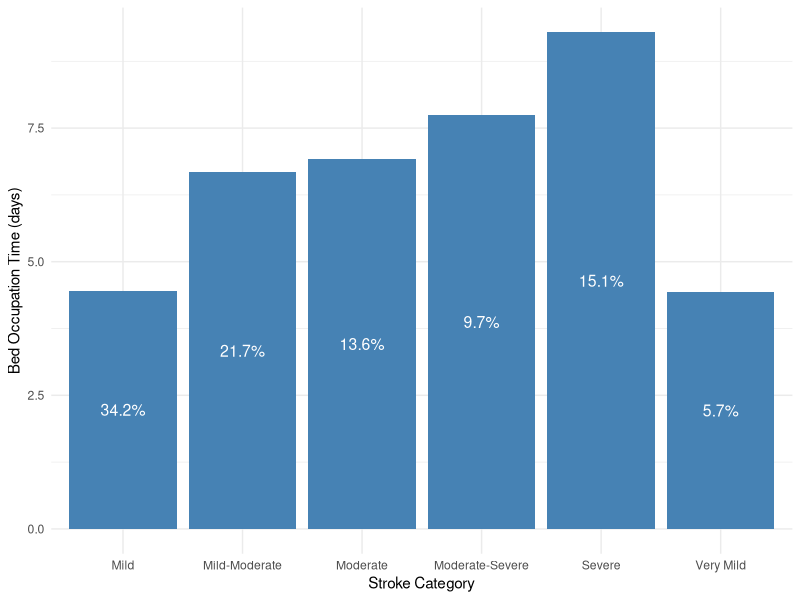
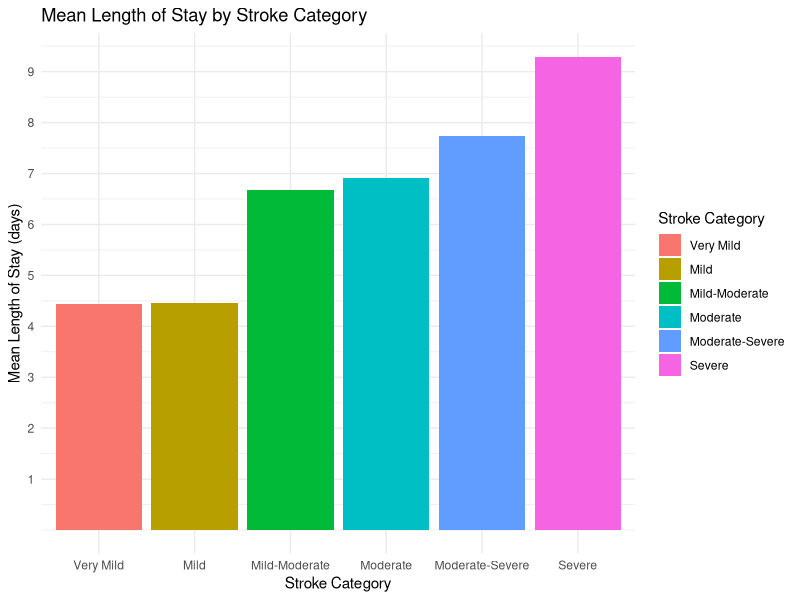

Write R code to recreate these figures, in order.
## ---- chunk 1

#| label: tbl-strokeCat
#| tbl-cap: Stroke Categories, Probabiliy and Bed Occupation times

library(tidyverse)
library(ggplot2)
library(bookdown)

set.seed(2023)
# Parameters

total_patients <- 2000 # assuming there are 2000 all around the year
total_patients_future <- 2500 # assuming the 2500 patients in the future 
patients_per_month <- 2000/12 # patients per month
arrival_rate <- total_patients/365  # average 6 patients per day
arrival_rate_future <- total_patients_future/365 # average 7 patients per day

# Bed occupation time (in days) for each stroke level

bed_occupation_time <- list(c(4.43), c(4.46), c(6.67), c(6.92), c(7.74), c(9.29))


# Probability of each stroke level
stroke_level_prob <- c(0.0570,0.342, 0.217, 0.136, 0.0971, 0.151)

# visualization

library(ggplot2)

bed_occupation_time_df <- data.frame(
  stroke_category = c("Very Mild", "Mild", "Mild-Moderate", "Moderate", "Moderate-Severe", "Severe"),
  bed_occupation_time = c(4.43,4.46,6.67,6.92,7.74,9.29),
  probability = c(0.0570,0.342, 0.217, 0.136, 0.0971, 0.151)
)

updated_bed_occupation_time_df <- bed_occupation_time_df

colnames(updated_bed_occupation_time_df) <- c("Stroke Categories", "Bed Occupation times", "Stroke Probability")

updated_bed_occupation_time_df %>%
  knitr::kable(caption = "Stroke categories and corresponding length of stay and probabilities")
## ---- chunk 2

# viz for the stroke categrories.

v1 <-ggplot(updated_bed_occupation_time_df, aes(x = `Stroke Categories`, y = `Bed Occupation times`)) +
  geom_col(fill = "steelblue") +
  theme_minimal()+
  geom_text(aes(label = scales::percent(`Stroke Probability`, accuracy = 0.1)), 
            position = position_stack(vjust = 0.5), color = "white", size = 4) +
  theme_minimal() +
  labs(
       x = "Stroke Category",
       y = "Bed Occupation Time (days)")
v1

## ---- chunk 3

# total patients = 2000
# arrival rate = 6

generate_interarrival_times <- function(total_patients, arrival_rate) {
  interarrival_times <- rexp(total_patients, rate = arrival_rate)
  return(interarrival_times)
}

## ---- chunk 4

# stroke_level_prob <- c(0.0570,0.342, 0.217, 0.136, 0.0971, 0.151)

assign_stroke_levels <- function(total_patients, stroke_level_prob) {
  stroke_levels <- sample(1:length(stroke_level_prob), 
                          size = total_patients, 
                          replace = TRUE, 
                          prob = stroke_level_prob)
  return(stroke_levels)
}

stroke_levels <- assign_stroke_levels(total_patients, stroke_level_prob)
## ---- chunk 5
generate_length_of_stay <- function(total_patients, 
                                    bed_occupation_time, 
                                    stroke_levels) {
  length_of_stay <- numeric(total_patients)
  
  for (i in 1:total_patients) {
    
    stroke_level <- stroke_levels[i]
    
    if (length(bed_occupation_time[[stroke_level]]) == 1) {
      
      length_of_stay[i] <- bed_occupation_time[[stroke_level]][1]
    } 
    else {
      length_of_stay[i] <- sample(bed_occupation_time[[stroke_level]][1]
                                  :bed_occupation_time[[stroke_level]][2], 1)
    }
  }
  
  return(length_of_stay)
}


# Generating length_of_stay for each patient
length_of_stay <- generate_length_of_stay(total_patients, 
                                          bed_occupation_time, 
                                          stroke_levels)
## ---- chunk 6
set.seed(2023)

# generating the arrival data for the current volume of patients

# Add number_of_patients and length_of_stay to arrivals_data

interarrival_times <- generate_interarrival_times(total_patients, arrival_rate)

stroke_levels <- assign_stroke_levels(total_patients, stroke_level_prob)

length_of_stay<- generate_length_of_stay(total_patients, bed_occupation_time, stroke_levels)

arrivals_data <- data.frame(interarrival_times, stroke_levels, length_of_stay)

arrivals_data$stroke_categories <- factor(arrivals_data$stroke_levels,
                                          levels = c(1, 2, 3, 4, 5, 6),
                                          labels = c("Very Mild", "Mild", "Mild-Moderate", "Moderate", "Moderate-Severe", "Severe"))

ggplot(arrivals_data, aes(x = stroke_categories, y = length_of_stay, fill = stroke_categories)) +
  geom_bar(stat = "summary", fun = "mean", position = "dodge") +
  theme_minimal() +
  scale_y_continuous(breaks = c(1,2,3,4,5,6,7,8,9,10))+
  labs(title = "Mean Length of Stay by Stroke Category",
       x = "Stroke Category",
       y = "Mean Length of Stay (days)") +
  scale_fill_discrete(name = "Stroke Category")

arrivals_data %>% head()
